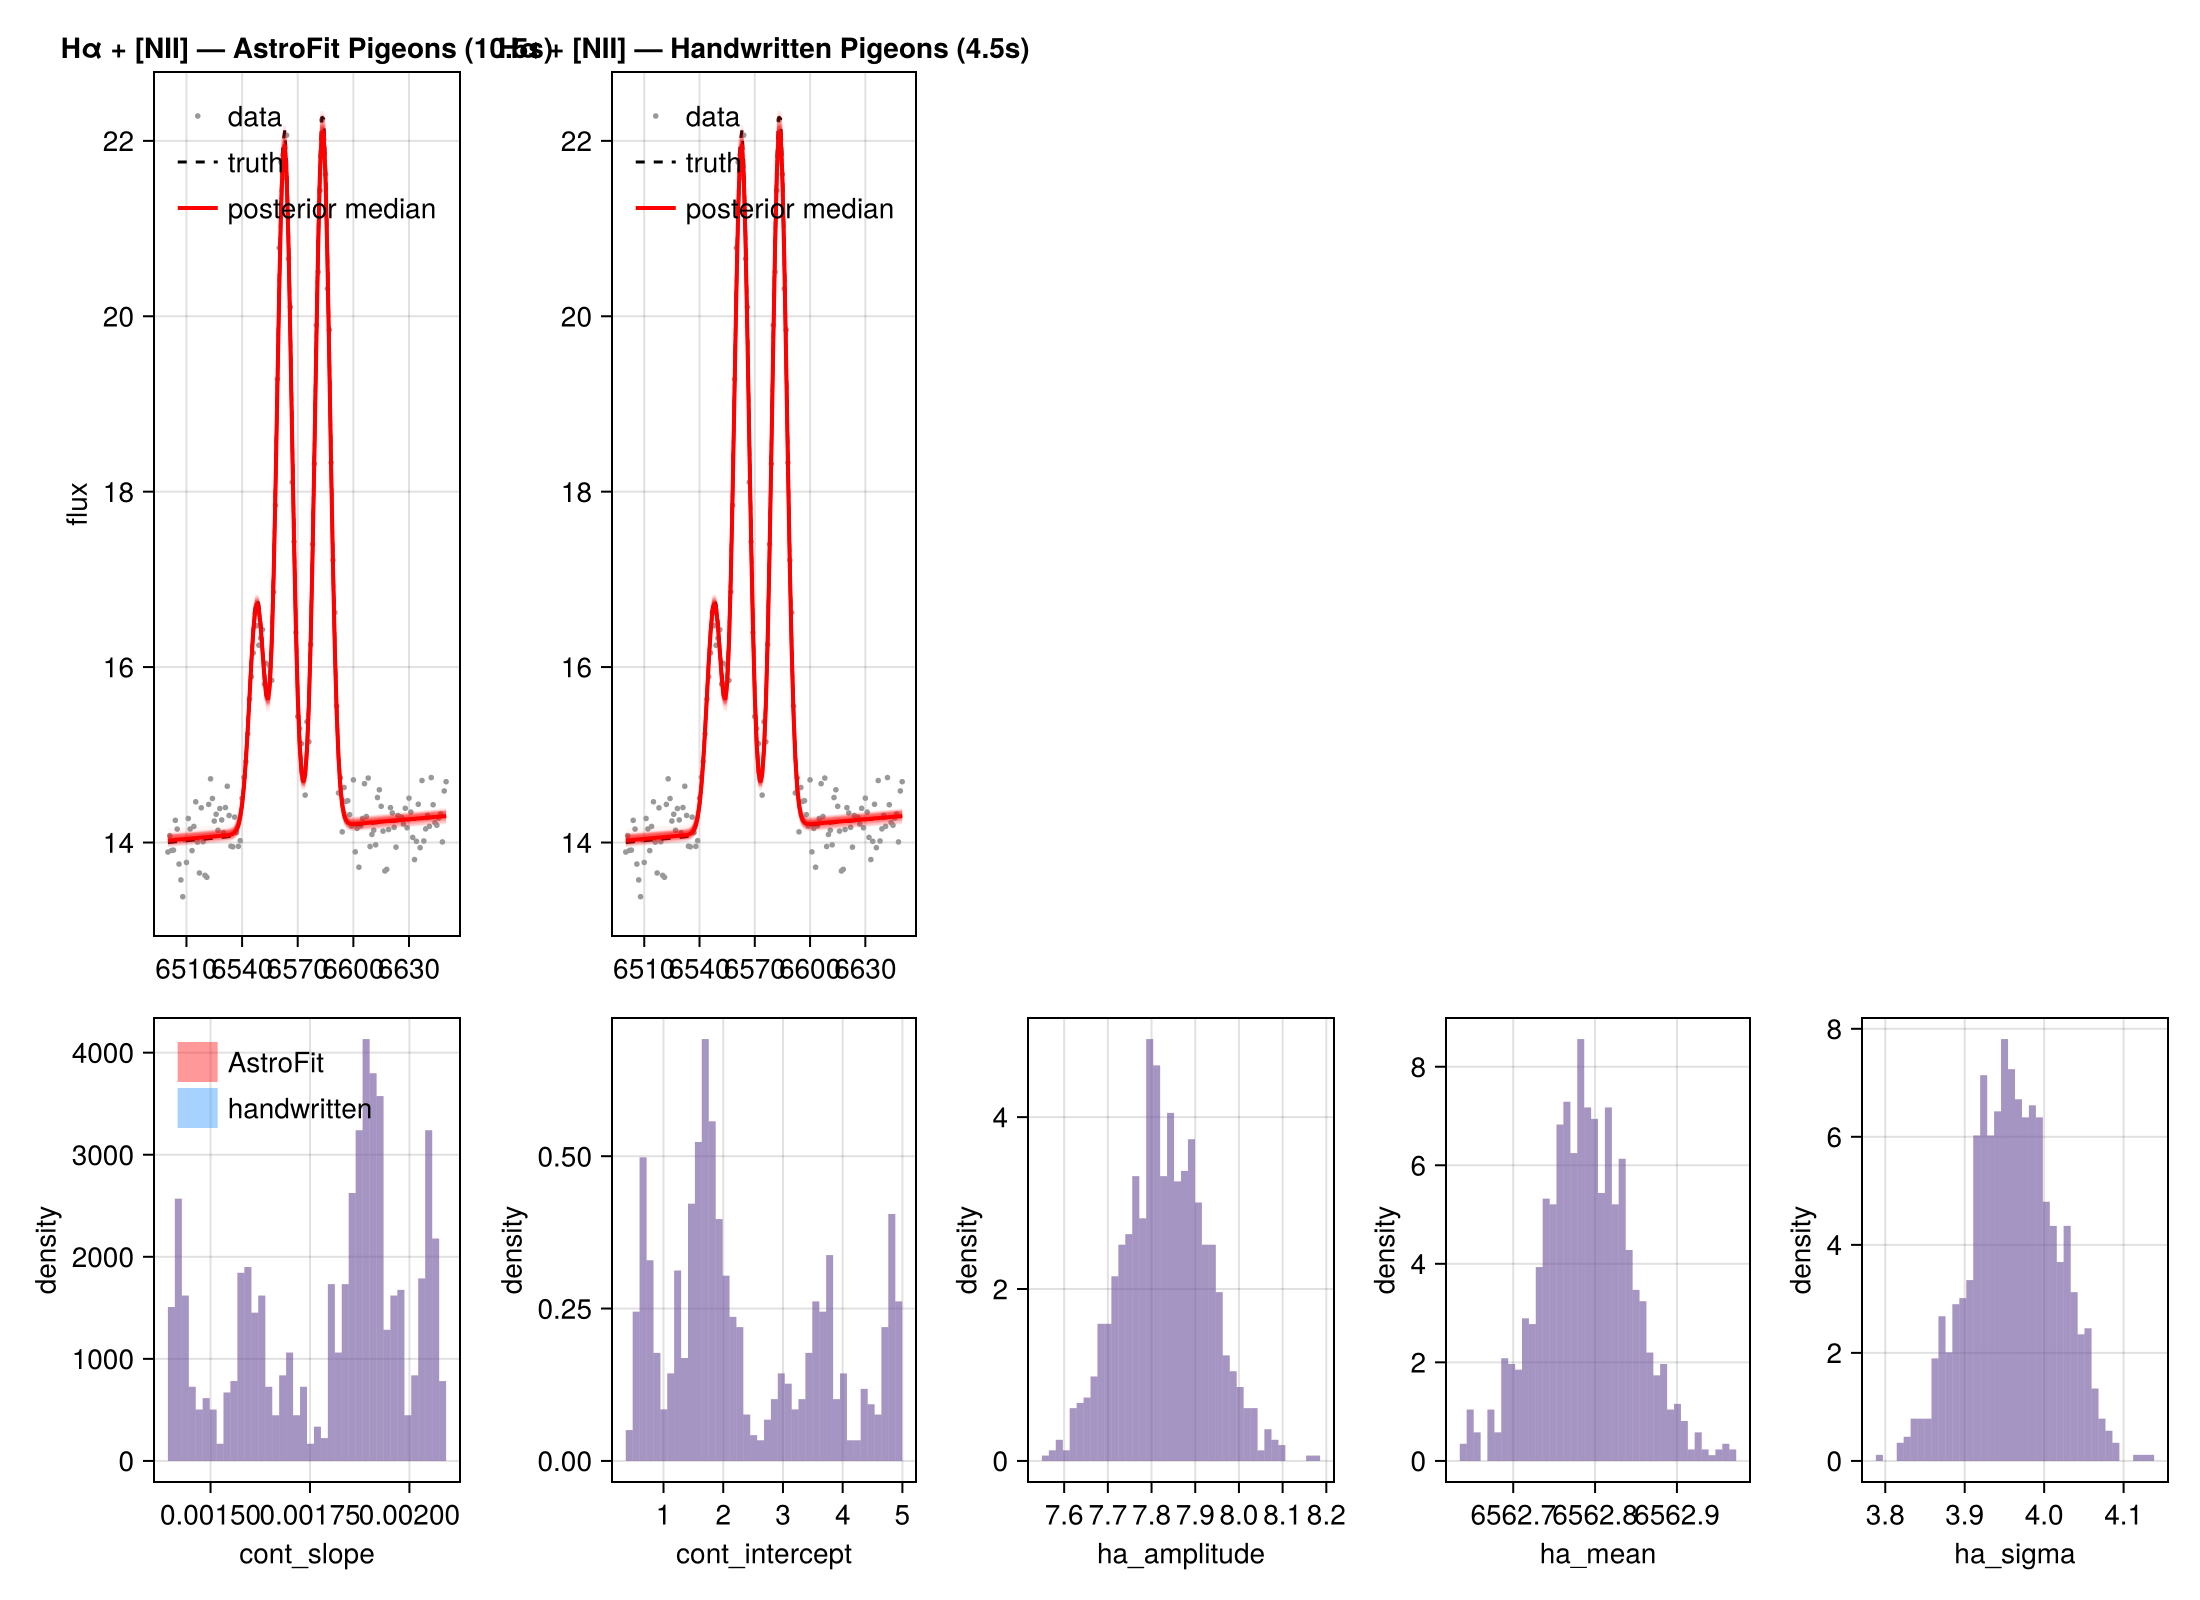

Reproduce this figure in Julia.
# Bayesian fit of the Hα + [NII] triplet with Pigeons.jl.
# Compares AstroFit CompiledModel vs a handwritten log-posterior.
#
# Run with:  julia --project=. examples/Halpha_pigeons.jl

using AstroFit
using Distributions
using Pigeons
using CairoMakie
using Random
using Statistics

# ---------------------------------------------------------------------------
# Physical constants
# ---------------------------------------------------------------------------
const λ_Ha = 6562.8
const λ_NII_b = 6548.05
const λ_NII_r = 6583.45

# ---------------------------------------------------------------------------
# 1. AstroFit model: Hα + [NII] doublet on linear continuum
# ---------------------------------------------------------------------------
# Ties: NII amplitudes fixed to Hα via atomic ratios, NII means locked to Hα
# via wavelength ratios, all three lines share sigma.
# Free: slope, intercept, ha.A, ha.μ, ha.σ → 5 free params.

true_cm = @model begin
    cont = Linear1D(slope = 0.002, intercept = 1.0)
    ha   = Gaussian1D(amplitude = 8.0, mean = λ_Ha, sigma = 4.0)
    nii_r = Gaussian1D(amplitude = 3.06 / 3.0 * 8.0, mean = (λ_NII_r / λ_Ha) * λ_Ha, sigma = 4.0)
    nii_b = Gaussian1D(amplitude = 8.0 / 3.0, mean = (λ_NII_b / λ_Ha) * λ_Ha, sigma = 4.0)
    cont + ha + nii_r + nii_b
end

@constrain true_cm begin
    cont.slope in (-0.05, 0.05)
    cont.intercept in (0.0, 5.0)
    ha.amplitude in (0.1, 30.0)
    ha.mean in (6540.0, 6590.0)
    ha.sigma in (1.0, 12.0)
    nii_r.amplitude -> (3.06 / 3.0) * ha.amplitude
    nii_r.mean -> (λ_NII_r / λ_Ha) * ha.mean
    nii_r.sigma -> ha.sigma
    nii_b.amplitude -> ha.amplitude / 3.0
    nii_b.mean -> (λ_NII_b / λ_Ha) * ha.mean
    nii_b.sigma -> ha.sigma
end

# Fitting model — offset initial guess
cm = @model begin
    cont = Linear1D(slope = 0.0, intercept = 0.5)
    ha   = Gaussian1D(amplitude = 5.0, mean = 6560.0, sigma = 5.0)
    nii_r = Gaussian1D(amplitude = 3.06 / 3.0 * 5.0, mean = (λ_NII_r / λ_Ha) * 6560.0, sigma = 5.0)
    nii_b = Gaussian1D(amplitude = 5.0 / 3.0, mean = (λ_NII_b / λ_Ha) * 6560.0, sigma = 5.0)
    cont + ha + nii_r + nii_b
end

@constrain cm begin
    cont.slope in (-0.05, 0.05)
    cont.intercept in (0.0, 5.0)
    ha.amplitude in (0.1, 30.0)
    ha.mean in (6540.0, 6590.0)
    ha.sigma in (1.0, 12.0)
    nii_r.amplitude -> (3.06 / 3.0) * ha.amplitude
    nii_r.mean -> (λ_NII_r / λ_Ha) * ha.mean
    nii_r.sigma -> ha.sigma
    nii_b.amplitude -> ha.amplitude / 3.0
    nii_b.mean -> (λ_NII_b / λ_Ha) * ha.mean
    nii_b.sigma -> ha.sigma
end

# ---------------------------------------------------------------------------
# 2. Synthetic data
# ---------------------------------------------------------------------------
Random.seed!(42)
x = collect(6500.0:1.0:6650.0)
y_true = render(withparams(true_cm, AstroFit.params(true_cm)), x)
σ_noise = 0.3
y = y_true .+ σ_noise .* randn(length(x))
err = fill(σ_noise, length(x))

# ---------------------------------------------------------------------------
# 3. Handwritten log-posterior (same physics, no AstroFit overhead)
# ---------------------------------------------------------------------------
const hand_lower = [-0.05, 0.0, 0.1, 6540.0, 1.0]
const hand_upper = [ 0.05, 5.0, 30.0, 6590.0, 12.0]

function hand_logposterior(p, x, y, err)
    s, ic, A, μ, σ = p
    for i in eachindex(p)
        (hand_lower[i] <= p[i] <= hand_upper[i]) || return -Inf
    end
    rA = (3.06 / 3.0) * A
    bA = A / 3.0
    rμ = (λ_NII_r / λ_Ha) * μ
    bμ = (λ_NII_b / λ_Ha) * μ
    χ2 = 0.0
    @inbounds @fastmath for i in eachindex(y)
        m = s * x[i] + ic +
            A * exp(-((x[i] - μ) / σ)^2 / 2) +
            rA * exp(-((x[i] - rμ) / σ)^2 / 2) +
            bA * exp(-((x[i] - bμ) / σ)^2 / 2)
        χ2 += abs2((m - y[i]) / err[i])
    end
    n = length(y)
    return -0.5 * χ2 - sum(log, err) - n / 2 * log(2π)
end

struct HandTarget
    x::Vector{Float64}
    y::Vector{Float64}
    err::Vector{Float64}
end

(t::HandTarget)(p) = hand_logposterior(p, t.x, t.y, t.err)

Pigeons.initialization(t::HandTarget, ::Random.AbstractRNG, ::Int) =
    [0.0, 0.5, 5.0, 6560.0, 5.0]

function Pigeons.sample_names(::Array, p::Pigeons.InterpolatedLogPotential)
    target = p.path.target
    if target isa AstroFit.ObjectiveFunction
        return [Symbol.(target.names); :log_density]
    elseif target isa HandTarget
        return [:slope, :intercept, :ha_amplitude, :ha_mean, :ha_sigma, :log_density]
    end
    n = length(Pigeons.initialization(target, Random.default_rng(), 1))
    return [map(i -> Symbol("param_$i"), 1:n); :log_density]
end

function Pigeons.default_reference(t::HandTarget)
    dists = map(eachindex(hand_lower)) do i
        Uniform(hand_lower[i], hand_upper[i])
    end
    return Pigeons.DistributionLogPotential(product_distribution(dists))
end

# ---------------------------------------------------------------------------
# 4. Verify equivalence
# ---------------------------------------------------------------------------
p0 = AstroFit.params(cm)
af_target = ObjectiveFunction(cm, x, y, err; statistic = logposterior)
hand = HandTarget(x, y, err)

@assert af_target(p0) ≈ hand(p0) "AstroFit vs handwritten log-posterior diverge: $(af_target(p0)) vs $(hand(p0))"
println("log-posterior equivalence check: ✓")

# ---------------------------------------------------------------------------
# 5. Warmup (JIT compilation, not timed)
# ---------------------------------------------------------------------------
println("\nwarming up JIT...")
pigeons(target = af_target, n_rounds = 2, n_chains = 2, seed = 1)
pigeons(target = hand, n_rounds = 2, n_chains = 2, seed = 1)
println("warmup done")

# ---------------------------------------------------------------------------
# 6. Sample with Pigeons — AstroFit
# ---------------------------------------------------------------------------
println("\n--- AstroFit Pigeons ---")
t_af = @elapsed begin
    pt_af = pigeons(
        target = af_target,
        n_rounds = 10,
        n_chains = 8,
        seed = 123,
        record = [traces; record_default()],
    )
end
println("  time: $(round(t_af; digits=2))s")

# ---------------------------------------------------------------------------
# 7. Sample with Pigeons — Handwritten
# ---------------------------------------------------------------------------
println("\n--- Handwritten Pigeons ---")
t_hand = @elapsed begin
    pt_hand = pigeons(
        target = hand,
        n_rounds = 10,
        n_chains = 8,
        seed = 123,
        record = [traces; record_default()],
    )
end
println("  time: $(round(t_hand; digits=2))s")

println("\n  speedup: $(round(t_af / t_hand; digits=2))x (AstroFit / handwritten)")

# ---------------------------------------------------------------------------
# 7. Extract posteriors
# ---------------------------------------------------------------------------
function extract_samples(pt, nparams)
    raw = sample_array(pt)
    ps = raw[:, 1:nparams, :]
    return reshape(permutedims(ps, (1, 3, 2)), :, nparams)
end

samples_af = extract_samples(pt_af, nfree(cm))
samples_hand = extract_samples(pt_hand, 5)

med_af = vec(median(samples_af; dims=1))
med_hand = vec(median(samples_hand; dims=1))

pnames = paramnames(cm)
println("\nPosterior medians:")
println("  ", rpad("param", 18), rpad("AstroFit", 14), "handwritten")
for i in 1:nfree(cm)
    println("  ", rpad(string(pnames[i]), 18),
            rpad(round(med_af[i]; digits=4), 14),
            round(med_hand[i]; digits=4))
end

# ---------------------------------------------------------------------------
# 8. Plot
# ---------------------------------------------------------------------------
fit_af = withparams(cm, med_af)
fit_hand_tree = withparams(cm, med_hand)

fig = Figure(size=(1100, 800))

# Top: data + fits + posterior draws
ax1 = Axis(fig[1, 1]; ylabel="flux", title="Hα + [NII] — AstroFit Pigeons ($(round(t_af; digits=1))s)")
ax2 = Axis(fig[1, 2]; title="Hα + [NII] — Handwritten Pigeons ($(round(t_hand; digits=1))s)")

for (ax, samples, med_tree) in ((ax1, samples_af, fit_af), (ax2, samples_hand, fit_hand_tree))
    scatter!(ax, x, y; color=:grey60, markersize=4, label="data")
    lines!(ax, x, y_true; color=:black, linestyle=:dash, linewidth=1.5, label="truth")

    n_draw = min(80, size(samples, 1))
    ids = unique(round.(Int, range(1, size(samples, 1); length=n_draw)))
    for i in ids
        y_draw = render(withparams(cm, vec(samples[i, :])), x)
        lines!(ax, x, y_draw; color=(:red, 0.04))
    end

    lines!(ax, x, render(med_tree, x); color=:red, linewidth=2, label="posterior median")
    axislegend(ax; position=:lt, framevisible=false)
end

# Bottom: corner-style marginals comparison
ax_hist = [Axis(fig[2, i]; xlabel=string(pnames[i]), ylabel="density") for i in 1:nfree(cm)]

for i in 1:nfree(cm)
    hist!(ax_hist[i], samples_af[:, i]; bins=40, normalization=:pdf,
          color=(:red, 0.4), label=i == 1 ? "AstroFit" : "")
    hist!(ax_hist[i], samples_hand[:, i]; bins=40, normalization=:pdf,
          color=(:dodgerblue, 0.4), label=i == 1 ? "handwritten" : "")
end
axislegend(ax_hist[1]; position=:lt, framevisible=false)

rowsize!(fig.layout, 2, Relative(0.35))



# outpath = joinpath(@__DIR__, "Halpha_pigeons.png")
# save(outpath, fig; px_per_unit=2)
# println("\nsaved -> ", outpath)
